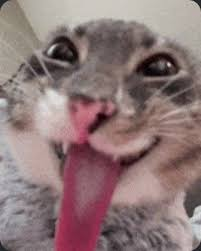
#> input picture 02_Atividade_Relacionamento_Aritmetica_Logica/gato2.jpg, 201 x 251 px
$ jupyter execute --allow-errors 02_Atividade_Relacionamento_Aritmetica_Logica.ipynb
#> lines starting #> are read from the running program, lines starting #| are printed output that depends on the picture; after the words box and inside, x2 and y2 are one past the last pixel; in counts of white or black regions, pixels touching at a corner belong together
**Observações**:

*   **Envio de um txt com dois links: O primeiro link para um google docs com as respostas das questões que tem explicação teórica; O segundo link para um colab com as implementações solicitadas nas questões. Por favor, coloque a identificação correta das questões se for separar em dois arquivos.**

*   As questões onde é necessário codificar devem ser feitas na linguagem de programação **python**

*   Trabalhe com as imagens em escala de cinza, exceto quando a questão indicar outro espaço de cor

**1 - Explique o que é vizinhaça N<sub>4</sub>(p), N<sub>D</sub>(p) e N<sub>8</sub>(p) de um pixel.**

A vizinhança de um pixel $p(x, y)$ é o conjunto de pixels próximos a ele definidos por uma regra de proximidade espacial (uma unidade de distância):

A vizinhança $N_4(p)$ é composta pelos 4 vizinhos de $p$ na horizontal e na vertical, cujas coordenadas são $(x+1, y)$, $(x-1, y)$, $(x, y+1)$ e $(x, y-1)$.

A vizinhança diagonal $N_D(p)$ é composta pelos 4 vizinhos diagonais de $p$, com coordenadas $(x+1, y+1)$, $(x+1, y-1)$, $(x-1, y+1)$ e $(x-1, y-1)$.

A vizinhança $N_8(p)$ é a união dos vizinhos horizontais, verticais e diagonais, ou seja, $N_8(p) = N_4(p) \cup N_D(p)$, englobando todos os 8 pixels ao redor de $p$.

**2 - Considere um pixel p localizado nas coordenadas (x, y). Explique o conceito de conectividade 4, 8 e mista. Informe para cada tipo de conectividade, as coordenadas dos pixels que são considerados vizinhos.**

A conectividade determina se pixels estão conectados entre si considerando a proximidade espacial (vizinhança) e a similaridade de intensidade, isto é, quando ambos pertencem a um conjunto pré-definido de valores $V$ (em imagens binárias, $V = \{1\}$):

Na conectividade 4, dois pixels $p$ e $q$ com valores em $V$ são 4-conectados se $q \in N_4(p)$. As coordenadas vizinhas consideradas são $(x+1, y)$, $(x-1, y)$, $(x, y+1)$ e $(x, y-1)$.

Na conectividade 8, dois pixels $p$ e $q$ com valores em $V$ são 8-conectados se $q \in N_8(p)$. As coordenadas vizinhas consideradas são $(x+1, y)$, $(x-1, y)$, $(x, y+1)$, $(x, y-1)$, $(x+1, y+1)$, $(x+1, y-1)$, $(x-1, y+1)$ e $(x-1, y-1)$.

Na conectividade mista ($m$-conectividade), dois pixels $p$ e $q$ com valores em $V$ são $m$-conectados se $q \in N_4(p)$, ou se $q \in N_D(p)$ e o conjunto $N_4(p) \cap N_4(q)$ não possuir pixels com valores de $V$. São avaliados os vizinhos ortogonais de $N_4(p)$ e, condicionalmente, os diagonais de $N_D(p)$ cuja interseção ortogonal não contenha valores em $V$, eliminando ambiguidades e caminhos múltiplos entre pixels.

**3 - Para que serve a mensuração da distância entre pixels? Quais são as principais métricas para calcular a distância entre dois pixels?**

A mensuração da distância entre pixels serve para quantificar a separação espacial entre pontos na imagem, sendo aplicada na análise e medição geométrica de objetos (cálculo de perímetros, áreas, comprimentos e larguras para tomada de decisões), na detecção de movimento e rastreamento de objetos entre quadros de vídeo, e na extração de características espaciais para descrever padrões texturais (como na matriz GLCM) para classificação de objetos.

As principais métricas aplicadas a dois pixels $p(x_1, y_1)$ e $q(x_2, y_2)$ são:

Distância Euclidiana: $d(p, q) = \sqrt{(x_1 - x_2)^2 + (y_1 - y_2)^2}$

Distância Quarteirão (City Block / $D_4$): $d(p, q) = |x_1 - x_2| + |y_1 - y_2|$

Distância Xadrez (Chessboard / $D_8$): $d(p, q) = \max(|x_1 - x_2|, |y_1 - y_2|)$

**4 - A visão computacional é uma área de ciência da computação que lida com a manipulação de imagens digitais por meio de algoritmos e técnicas computacionais. Uma das tarefas fundamentais nesse campo é a identificação e análise de componentes conectados em uma imagem. Nessa questão, explore essa tarefa, abordando desde a sua definição até a implementação prática do algoritmo:**

**a) Conceito de componentes conectados**

*   Forneça uma compreensão clara de como são definidos e identificados em uma imagem.
*   Use ilustrações e exemplos para explicar os componentes conectados.

**b) Implementação do algoritmo**

*   Demonstre a implementação prática de um algoritmo para identificação e análise de componentes conectados em imagens binárias.
*   Apresente o código-fonte comentado, explicando cada etapa do processamento.
*   Ilustre a imagem de entrada e a imagem de saída com os componentes identificados.

**Inclua também:**

*   Escolha ou construa uma imagem binária de entrada contendo objetos em posições diagonais ou próximas entre si.
*   Execute o algoritmo utilizando conectividade-4 e depois conectividade-8.
*   Compare os resultados obtidos, indicando: o número de componentes conectados encontrados em cada caso; quais objetos foram agrupados ou separados em cada conectividade; uma breve explicação do motivo dessa diferença.

Um componente conectado é um conjunto de pixels que compartilham o mesmo valor em $V$ (em imagens binárias, $V=\{1\}$) e estão conectados entre si por uma cadeia contínua de vizinhança. Essa identificação é essencial para tarefas como segmentação de objetos (rotulando pixels conectados como um único componente), extração de contornos e análise topológica (contagem de objetos, buracos e regiões desconectadas).

Considere a seguinte matriz binária:
```text
0  1  1
0  1  0
0  0  1
```

Na conectividade 4, os pixels $(0,1), (0,2), (1,1)$ formam um componente e o pixel $(2,2)$ forma outro separado, totalizando 2 componentes, pois o contato diagonal não é considerado vizinho. Na conectividade 8, $(1,1)$ e $(2,2)$ são vizinhos diagonais em $N_8$, agrupando todos os pixels com valor 1 em um único componente.

[cell 1]
# Questão 4b — Implementação e Comparação de Componentes Conectados (Conectividade 4 vs 8)

import cv2
import numpy as np
import matplotlib.pyplot as plt

# 1. Construção da imagem binária de teste contendo blocos em posições diagonais
img_binaria = np.array([
    [0, 1, 1, 0, 0, 0, 0, 0, 0, 0],
    [0, 1, 0, 0, 0, 0, 0, 0, 0, 0],
    [0, 0, 0, 1, 0, 0, 0, 0, 0, 0],  # Pixel (2,3) toca diagonalmente (1,2)
    [0, 0, 0, 1, 1, 0, 0, 0, 0, 0],
    [0, 0, 0, 0, 0, 1, 0, 0, 0, 0],  # Pixel (4,5) toca diagonalmente (3,4)
    [0, 0, 0, 0, 0, 1, 1, 0, 0, 0],
    [0, 0, 0, 0, 0, 0, 0, 0, 0, 0],
    [0, 0, 0, 0, 0, 0, 0, 1, 1, 0],
    [0, 0, 0, 0, 0, 0, 0, 1, 0, 0],
    [0, 0, 0, 0, 0, 0, 0, 0, 0, 0]
], dtype=np.uint8)

# 2. Aplicação do algoritmo de rotulação de componentes conectados (OpenCV)
# connectivity=4 considera apenas vizinhos ortogonais
num4, labels4, stats4, centroids4 = cv2.connectedComponentsWithStats(img_binaria, connectivity=4)

# connectivity=8 considera vizinhos ortogonais e diagonais
num8, labels8, stats8, centroids8 = cv2.connectedComponentsWithStats(img_binaria, connectivity=8)

# Descontamos o rótulo 0 (fundo) para obter o número real de componentes de objeto
n_objetos_4 = num4 - 1
n_objetos_8 = num8 - 1

print("=== RELATÓRIO DE COMPONENTES CONECTADOS ===")
print(f"Conectividade-4: {n_objetos_4} componentes de objeto identificados.")
print(f"Conectividade-8: {n_objetos_8} componentes de objeto identificados.")

# 3. Visualização comparativa com Matplotlib
fig, axes = plt.subplots(1, 3, figsize=(16, 5))
fig.suptitle("Questão 4 — Identificação de Componentes Conectados", fontsize=14, fontweight="bold")

# Imagem original de entrada
axes[0].imshow(img_binaria, cmap="gray", vmin=0, vmax=1)
axes[0].set_title("Imagem Binária de Entrada")
axes[0].set_xticks(range(img_binaria.shape[1]))
axes[0].set_yticks(range(img_binaria.shape[0]))
axes[0].grid(True, color="gray", linestyle="--", linewidth=0.5)
for i in range(img_binaria.shape[0]):
    for j in range(img_binaria.shape[1]):
        axes[0].text(j, i, str(img_binaria[i, j]), ha="center", va="center",
                     color="black" if img_binaria[i, j] == 1 else "white", fontsize=9)

# Imagem rotulada com Conectividade-4
n_max = max(num4, num8)
axes[1].imshow(labels4, cmap="tab10", vmin=0, vmax=n_max - 1)
axes[1].set_title(f"Conectividade-4\n({n_objetos_4} componentes)")
axes[1].set_xticks(range(img_binaria.shape[1]))
axes[1].set_yticks(range(img_binaria.shape[0]))
axes[1].grid(True, color="gray", linestyle="--", linewidth=0.5)
for i in range(1, num4):
    cx, cy = centroids4[i]
    axes[1].text(cx, cy, f"ID {i}", ha="center", va="center", color="white",
                 fontweight="bold", fontsize=11,
                 bbox=dict(boxstyle="round,pad=0.2", facecolor="black", alpha=0.6))

# Imagem rotulada com Conectividade-8
axes[2].imshow(labels8, cmap="tab10", vmin=0, vmax=n_max - 1)
axes[2].set_title(f"Conectividade-8\n({n_objetos_8} componentes)")
axes[2].set_xticks(range(img_binaria.shape[1]))
axes[2].set_yticks(range(img_binaria.shape[0]))
axes[2].grid(True, color="gray", linestyle="--", linewidth=0.5)
for i in range(1, num8):
    cx, cy = centroids8[i]
    axes[2].text(cx, cy, f"ID {i}", ha="center", va="center", color="white",
                 fontweight="bold", fontsize=11,
                 bbox=dict(boxstyle="round,pad=0.2", facecolor="black", alpha=0.6))

plt.tight_layout()
plt.show()
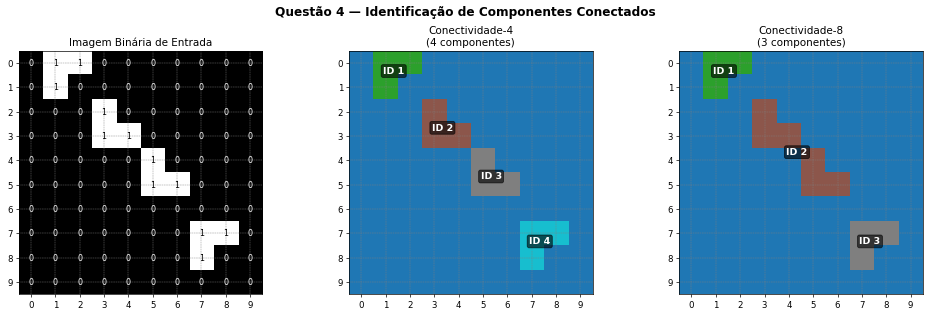
#> figure drawn by matplotlib, 3 panels

# 4. Análise e Comparação dos Resultados
print("\n--- Análise Comparativa ---")
print(f"• Conectividade-4 resultou em {n_objetos_4} componentes distintos, pois os blocos ligados apenas")
print("  por vértices diagonais não são considerados adjacentes.")
print(f"• Conectividade-8 resultou em {n_objetos_8} componentes, agrupando os 3 blocos superiores")
print("  em um único grande componente devido à conexão diagonal direta entre eles.")

**5 - A identificação de componentes conectados em imagens binárias permite extrair propriedades geométricas importantes dos objetos presentes na imagem, como área, posição e centróide.**

**Obs: Existem variações da função de componentes conectados que retornam essas informações.**

**Considere uma imagem binária contendo dois objetos distintos:**

**a) Identificação dos componentes conectados**

*   Aplique o algoritmo de componentes conectados para identificar os dois objetos presentes na imagem.
*   Apresente a imagem de entrada e a imagem rotulada.

**b) Usando os centróides dos objetos encontrados, calcule a distância entre os dois objetos utilizando:**

*   Distância Euclidiana.
*   Distância City Block (Quarteirão).
*   Distância Chessboard (Xadrez).

[cell 2]
# Questão 5 — Componentes Conectados com Extração de Centróides e Cálculo de Distâncias

import cv2
import numpy as np
import matplotlib.pyplot as plt

# 1. Criação de imagem binária contendo dois objetos distintos
img_objetos = np.zeros((12, 18), dtype=np.uint8)

# Objeto 1: Retângulo no canto superior esquerdo
img_objetos[1:5, 1:6] = 1

# Objeto 2: Retângulo no canto inferior direito
img_objetos[7:11, 11:16] = 1

# 2. Identificação dos componentes conectados e extração de estatísticas/centróides
# cv2.connectedComponentsWithStats retorna: (num_labels, labels, stats, centroids)
num_labels, labels, stats, centroids = cv2.connectedComponentsWithStats(
    img_objetos, connectivity=8
)

n_comp = num_labels - 1
print(f"Total de objetos identificados: {n_comp}")

# Obtenção dos centróides (formato: x=coluna, y=linha)
# O índice 0 é o fundo; índices 1 e 2 são os objetos
c1 = centroids[1]  # (x1, y1)
c2 = centroids[2]  # (x2, y2)

print(f"Centróide do Objeto 1: (coluna={c1[0]:.2f}, linha={c1[1]:.2f})")
print(f"Centróide do Objeto 2: (coluna={c2[0]:.2f}, linha={c2[1]:.2f})")

# 3. Cálculo das métricas de distância entre os centróides c1 e c2
# Distância Euclidiana (De): sqrt((x2 - x1)^2 + (y2 - y1)^2)
d_euclidiana = np.sqrt((c2[0] - c1[0])**2 + (c2[1] - c1[1])**2)

# Distância City Block / Manhattan (D4): |x2 - x1| + |y2 - y1|
d_city_block = abs(c2[0] - c1[0]) + abs(c2[1] - c1[1])

# Distância Chessboard / Xadrez (D8): max(|x2 - x1|, |y2 - y1|)
d_chessboard = max(abs(c2[0] - c1[0]), abs(c2[1] - c1[1]))

print("\n=== DISTÂNCIAS ENTRE OS CENTRÓIDES ===")
print(f"• Distância Euclidiana (De)    : {d_euclidiana:.4f} pixels")
print(f"• Distância City Block (D4)   : {d_city_block:.4f} pixels")
print(f"• Distância Chessboard (D8)   : {d_chessboard:.4f} pixels")

# 4. Visualização da imagem de entrada e imagem rotulada com anotação das distâncias
fig, axes = plt.subplots(1, 2, figsize=(14, 5))
fig.suptitle("Questão 5 — Componentes Conectados e Métricas de Distância", fontsize=13, fontweight="bold")

# Imagem de entrada
axes[0].imshow(img_objetos, cmap="gray", vmin=0, vmax=1)
axes[0].set_title("Imagem Binária de Entrada")
axes[0].set_xticks(range(img_objetos.shape[1]))
axes[0].set_yticks(range(img_objetos.shape[0]))
axes[0].grid(True, color="gray", linestyle="--", linewidth=0.5)

# Imagem rotulada com centróides e linha de conexão
axes[1].imshow(labels, cmap="tab10", vmin=0, vmax=num_labels - 1)
axes[1].set_title("Imagem Rotulada com Centróides e Distâncias")
axes[1].set_xticks(range(img_objetos.shape[1]))
axes[1].set_yticks(range(img_objetos.shape[0]))
axes[1].grid(True, color="gray", linestyle="--", linewidth=0.5)

# Marcação dos centróides
for i in range(1, num_labels):
    cx, cy = centroids[i]
    axes[1].plot(cx, cy, marker="*", color="yellow", markersize=14)
    axes[1].annotate(f"C{i} ({cx:.1f}, {cy:.1f})", (cx, cy), textcoords="offset points",
                     xytext=(10, -10), color="white", fontsize=9, fontweight="bold",
                     bbox=dict(boxstyle="round,pad=0.2", facecolor="black", alpha=0.7))

# Linha conectando os dois centróides com as distâncias
axes[1].plot([c1[0], c2[0]], [c1[1], c2[1]], color="cyan", linestyle="--", linewidth=2)
mid_x = (c1[0] + c2[0]) / 2
mid_y = (c1[1] + c2[1]) / 2
txt_dist = f"De: {d_euclidiana:.2f}\nD4: {d_city_block:.2f}\nD8: {d_chessboard:.2f}"
axes[1].text(mid_x, mid_y, txt_dist, color="white", fontsize=8, fontweight="bold",
             ha="center", va="center",
             bbox=dict(boxstyle="round,pad=0.3", facecolor="navy", alpha=0.8))

plt.tight_layout()
plt.show()
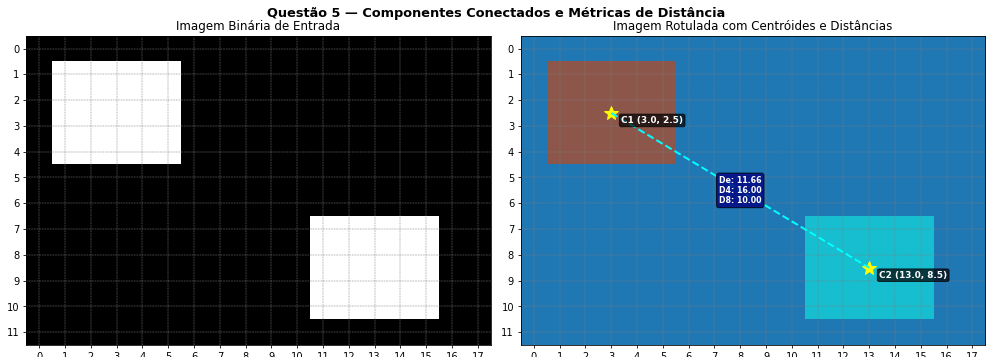
#> figure drawn by matplotlib, 2 panels

**6 - Dado duas imagens em escala de cinza faça as seguintes operações aritméticas:**

*   Soma
*   Subtração
*   Multiplicação
*   Divisão

[cell 3]
# Questão 6 — Operações Aritméticas entre Duas Imagens em Escala de Cinza

import cv2
import numpy as np
import matplotlib.pyplot as plt

# 1. Carregamento das duas imagens em escala de cinza
img_A = cv2.imread('gato.jpg', cv2.IMREAD_GRAYSCALE)
img_B = cv2.imread('gato2.jpg', cv2.IMREAD_GRAYSCALE)
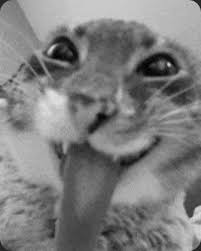
#> img_B: shape (251, 201); min 0, max 227, mean 126

# Garantia de que ambas as imagens existam e possuam as mesmas dimensões
if img_A is None:
    img_A = np.tile(np.linspace(0, 255, 300, dtype=np.uint8), (400, 1))
else:
    img_A = cv2.resize(img_A, (400, 300))

if img_B is None:
    img_B = np.clip(img_A.astype(np.float64) * 0.6 + 30, 0, 255).astype(np.uint8)
else:
    img_B = cv2.resize(img_B, (400, 300))
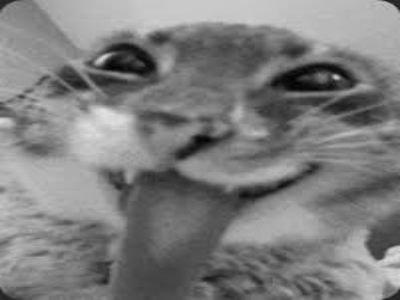
#> img_B: shape (300, 400); min 0, max 224, mean 125.9

# Conversão para float64 para garantir precisão nas operações sem overflow/underflow imediato
A = img_A.astype(np.float64)
B = img_B.astype(np.float64)

# 2. Execução das Operações Aritméticas
# Soma: A + B (com corte/saturação em 255)
#> (the rest of this cell did not finish here and is left out)

**7 - Escolha uma imagem em escala de cinza e realize as seguintes operações aritméticas usando um escalar de sua preferência:**

*   Soma
*   Subtração
*   Multiplicação
*   Divisão

[cell 4]
# Questão 7 — Operações Aritméticas de uma Imagem com Escalar

import cv2
import numpy as np
import matplotlib.pyplot as plt

# 1. Carregamento da imagem em escala de cinza
img_gray = cv2.imread('gato.jpg', cv2.IMREAD_GRAYSCALE)
if img_gray is None:
    img_gray = np.tile(np.linspace(20, 220, 300, dtype=np.uint8), (400, 1))
else:
    img_gray = cv2.resize(img_gray, (400, 300))

# Definição dos escalares de teste
c_soma = 50       # Aumenta brilho geral
c_sub = 50        # Reduz brilho geral
c_mult = 1.5      # Aumenta contraste e amplitude dinâmica
c_div = 2.0       # Reduz contraste e amplitude dinâmica

img_float = img_gray.astype(np.float64)

# 2. Aplicação das operações com corte em [0, 255]
soma_esc = np.clip(img_float + c_soma, 0, 255).astype(np.uint8)
sub_esc = np.clip(img_float - c_sub, 0, 255).astype(np.uint8)
mult_esc = np.clip(img_float * c_mult, 0, 255).astype(np.uint8)
div_esc = np.clip(img_float / c_div, 0, 255).astype(np.uint8)

# 3. Visualização comparativa das imagens e histogramas
fig, axes = plt.subplots(2, 5, figsize=(18, 7))
fig.suptitle("Questão 7 — Operações Aritméticas com Escalar", fontsize=13, fontweight="bold")

lista_imgs = [
    (img_gray, "Original"),
    (soma_esc, f"Soma (+{c_soma})"),
    (sub_esc, f"Subtração (-{c_sub})"),
    (mult_esc, f"Multiplicação (×{c_mult})"),
    (div_esc, f"Divisão (/{c_div})")
]

for idx, (img, titulo) in enumerate(lista_imgs):
    # Imagem
    axes[0, idx].imshow(img, cmap="gray", vmin=0, vmax=255)
    axes[0, idx].set_title(titulo, fontsize=10)
    axes[0, idx].axis("off")

    # Histograma de intensidade correspondente
    axes[1, idx].hist(img.ravel(), bins=64, range=(0, 255), color="navy", alpha=0.75)
    axes[1, idx].set_xlim([0, 255])
    axes[1, idx].set_title(f"Hist: {titulo}", fontsize=8)
    axes[1, idx].grid(True, alpha=0.3)

plt.tight_layout()
plt.show()
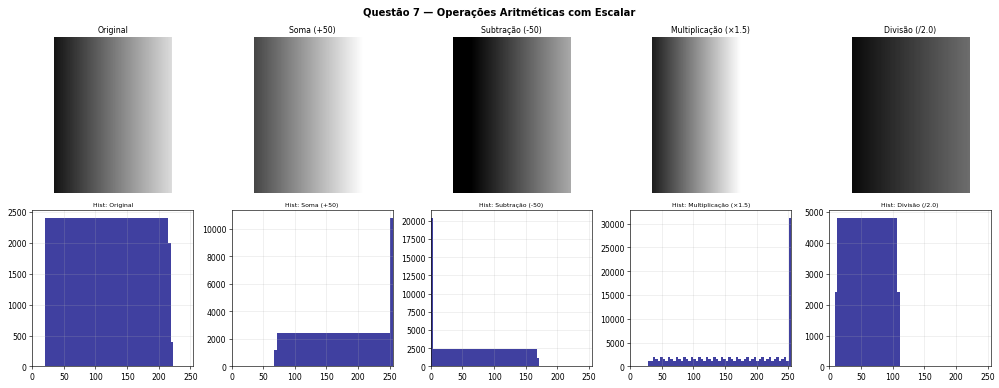
#> figure drawn by matplotlib, 10 panels; panel 7: tallest bar 10800 high, from x = 251 to 255; panel 8: tallest bar 20400 high, from x = 0 to 3.98; panel 9: tallest bar 31200 high, from x = 251 to 255

print("=== EFEITOS DAS OPERAÇÕES COM ESCALAR ===")
print(f"• Soma (+{c_soma}): Desloca o histograma para a direita (imagem mais clara/brilhante).")
print(f"• Subtração (-{c_sub}): Desloca o histograma para a esquerda (imagem mais escura).")
print(f"• Multiplicação (×{c_mult}): Expande a distribuição do histograma (aumenta o contraste).")
print(f"• Divisão (/{c_div}): Comprime a distribuição do histograma (reduz o contraste).")

**8 - Dado duas imagens binárias faça as seguintes operações lógicas:**

*   And
*   Or
*   Not
*   Xor

[cell 5]
# Questão 8 — Operações Lógicas entre Imagens Binárias

import cv2
import numpy as np
import matplotlib.pyplot as plt

# 1. Criação de duas imagens binárias com formas geométricas para visualização límpida
img_A = np.zeros((300, 300), dtype=np.uint8)
img_B = np.zeros((300, 300), dtype=np.uint8)

# Imagem A: Círculo branco preenchido no centro-esquerdo
cv2.circle(img_A, (120, 150), 90, 255, -1)
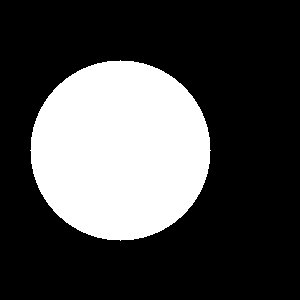
#> img_A: shape (300, 300); 28.3% white; 1 white region, box (x1, y1, x2, y2) and area: (30, 60, 211, 241) 25445

# Imagem B: Retângulo branco preenchido no centro-direito
cv2.rectangle(img_B, (100, 80), (240, 220), 255, -1)
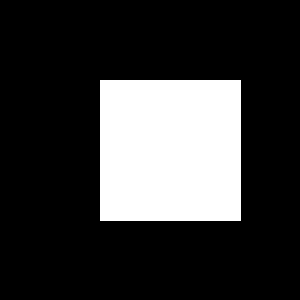
#> img_B: shape (300, 300); 22.1% white; 1 white region, box (x1, y1, x2, y2) and area: (100, 80, 241, 221) 19881

# 2. Realização das Operações Lógicas (com funções do OpenCV / NumPy)
# AND: Interseção (1 apenas onde ambas são 1)
op_and = cv2.bitwise_and(img_A, img_B)

# OR: União (1 onde pelo menos uma é 1)
op_or = cv2.bitwise_or(img_A, img_B)

# NOT: Inversão dos bits (0 vira 255 e 255 vira 0)
op_not_A = cv2.bitwise_not(img_A)
op_not_B = cv2.bitwise_not(img_B)

# XOR: Diferença simétrica / ou-exclusivo (1 apenas onde diferem)
op_xor = cv2.bitwise_xor(img_A, img_B)

# 3. Visualização
fig, axes = plt.subplots(2, 4, figsize=(16, 8))
fig.suptitle("Questão 8 — Operações Lógicas em Imagens Binárias", fontsize=14, fontweight="bold")

lista_logica = [
    (img_A, "Imagem A (Círculo)"),
    (img_B, "Imagem B (Retângulo)"),
    (op_and, "AND (A ∩ B)"),
    (op_or, "OR (A ∪ B)"),
    (op_not_A, "NOT A (Inversão A)"),
    (op_not_B, "NOT B (Inversão B)"),
    (op_xor, "XOR (A ⊕ B)"),
    (cv2.bitwise_and(img_A, op_not_B), "A AND (NOT B) [Diferença]")
]

for ax, (img, titulo) in zip(axes.flatten(), lista_logica):
    ax.imshow(img, cmap="gray", vmin=0, vmax=255)
    ax.set_title(titulo, fontsize=10)
    ax.axis("off")

plt.tight_layout()
plt.show()
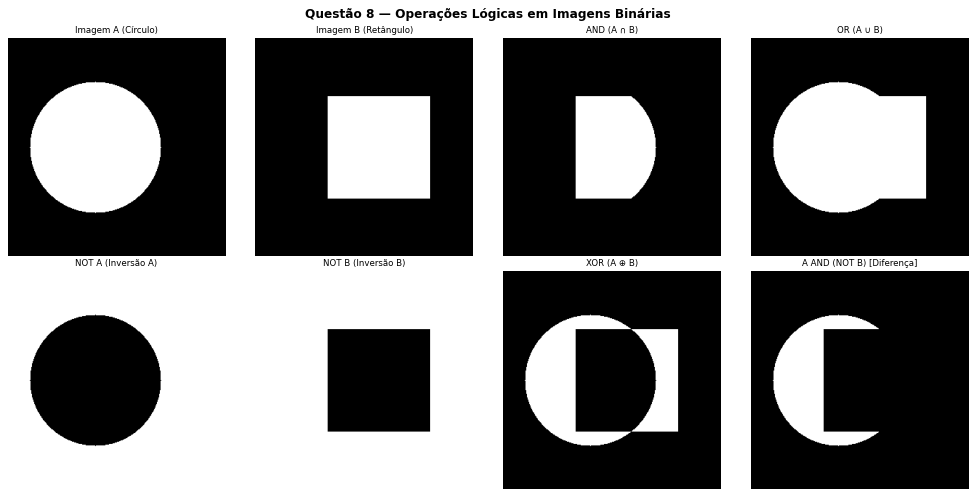
#> figure drawn by matplotlib, 8 panels

total_px = img_A.size
#> total_px = 90000
print("=== CONTAGEM DE PIXELS ATIVOS (BRANCOS) ===")
print(f"• Imagem A : {(img_A == 255).sum():6d} pixels ({((img_A == 255).sum()/total_px)*100:.1f}%)")
#| • Imagem A :  25445 pixels (28.3%)
print(f"• Imagem B : {(img_B == 255).sum():6d} pixels ({((img_B == 255).sum()/total_px)*100:.1f}%)")
#| • Imagem B :  19881 pixels (22.1%)
print(f"• AND      : {(op_and == 255).sum():6d} pixels ({((op_and == 255).sum()/total_px)*100:.1f}%)")
#| • AND      :  14125 pixels (15.7%)
print(f"• OR       : {(op_or == 255).sum():6d} pixels ({((op_or == 255).sum()/total_px)*100:.1f}%)")
#| • OR       :  31201 pixels (34.7%)
print(f"• XOR      : {(op_xor == 255).sum():6d} pixels ({((op_xor == 255).sum()/total_px)*100:.1f}%)")
#| • XOR      :  17076 pixels (19.0%)
